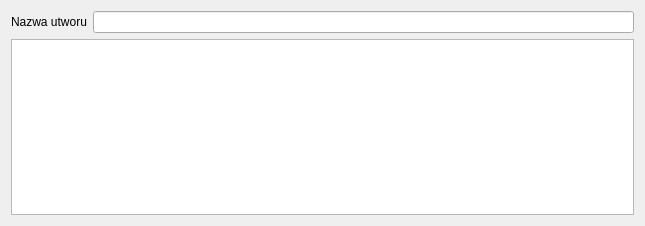
<?xml version="1.0" encoding="UTF-8"?>
<ui version="4.0">
 <class>SearchDialog</class>
 <widget class="QDialog" name="SearchDialog">
  <property name="geometry">
   <rect>
    <x>0</x>
    <y>0</y>
    <width>645</width>
    <height>226</height>
   </rect>
  </property>
  <property name="windowTitle">
   <string>Okno wyszukiwania</string>
  </property>
  <property name="windowIcon">
   <iconset resource="../res.qrc">
    <normaloff>:/res/search.png</normaloff>:/res/search.png</iconset>
  </property>
  <layout class="QVBoxLayout" name="verticalLayout">
   <item>
    <layout class="QHBoxLayout" name="horizontalLayout">
     <item>
      <widget class="QLabel" name="label">
       <property name="toolTip">
        <string>Szukaj pliku w wybranej bazie</string>
       </property>
       <property name="text">
        <string>Nazwa utworu</string>
       </property>
      </widget>
     </item>
     <item>
      <widget class="QLineEdit" name="lineEdit">
       <property name="toolTip">
        <string>Szukaj pliku w wybranej bazie</string>
       </property>
       <property name="text">
        <string/>
       </property>
      </widget>
     </item>
    </layout>
   </item>
   <item>
    <widget class="QListWidget" name="listWidget"/>
   </item>
  </layout>
 </widget>
 <tabstops>
  <tabstop>lineEdit</tabstop>
  <tabstop>listWidget</tabstop>
 </tabstops>
 <resources>
  <include location="../res.qrc"/>
 </resources>
 <connections/>
</ui>
